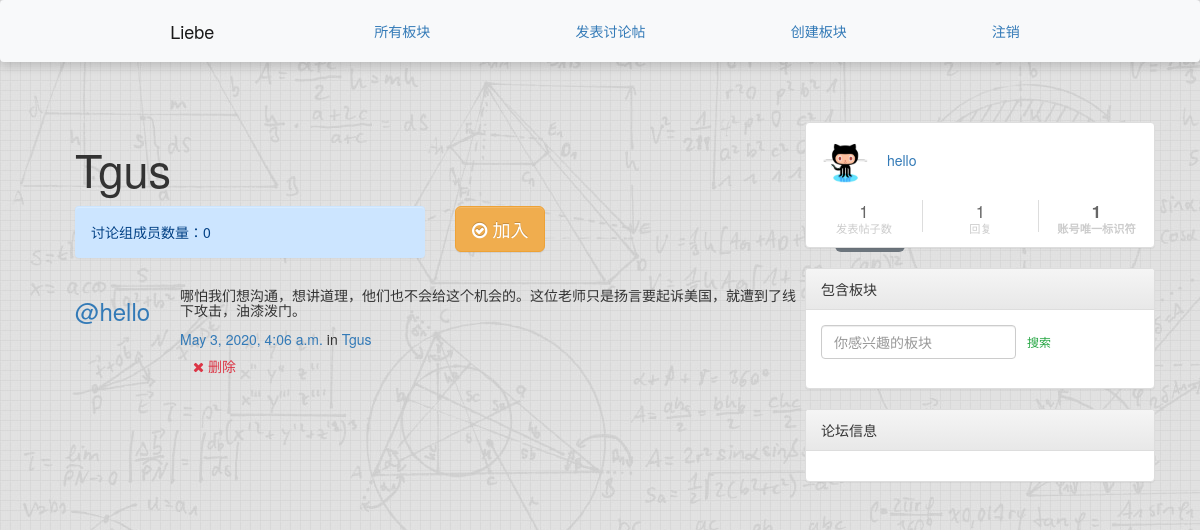
Before: /groups/posts/in/tgus/ (signed in) with the older database file.
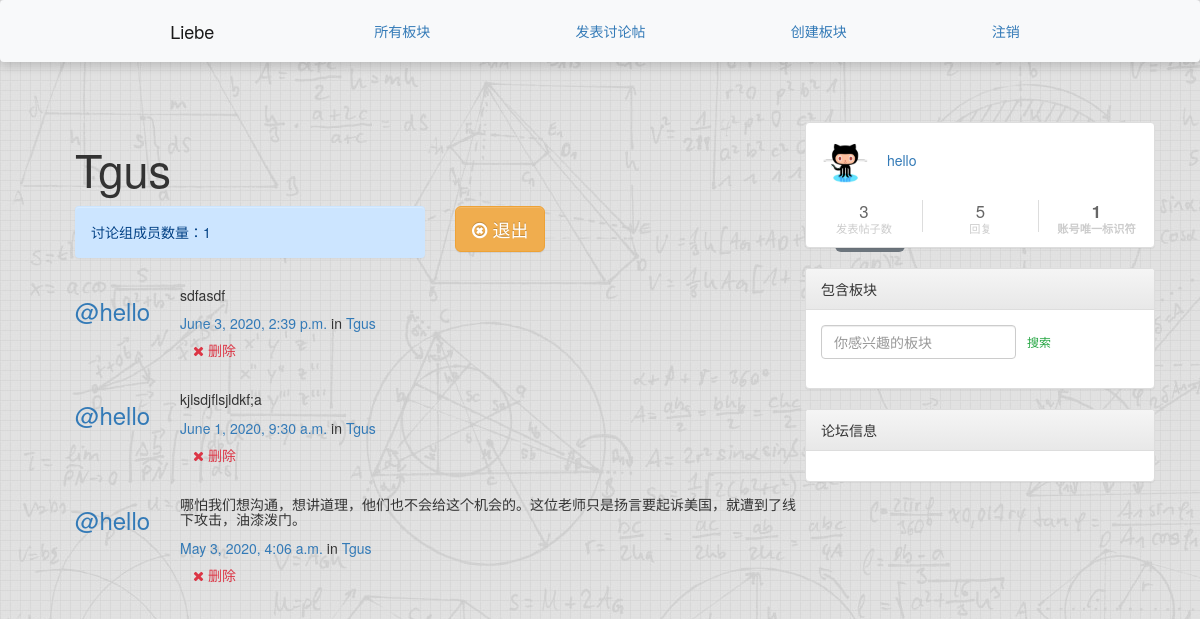
After: the same page with the newer database file.
### groups/models.py (models this page shows, shortened)
class Group(models.Model):
    name = models.CharField(max_length=255, unique=True)
    slug = models.SlugField(allow_unicode=True, unique=True)
    description = models.TextField(blank=True, default='')
    description_html = models.TextField(editable=False, default='', blank=True)
    members = models.ManyToManyField(User,through="GroupMember")
    class Meta:
        ordering = ["name"]

### posts/models.py (models this page shows, shortened)
class Post(models.Model):
    title = models.CharField(max_length=200, blank=True, null=True)
    user = models.ForeignKey(User, related_name="posts",on_delete=models.CASCADE)
    created_at = models.DateTimeField(auto_now=True)
    message = models.TextField()
    message_html = models.TextField(editable=False)
    group = models.ForeignKey(
        Group, related_name="posts",null=True,
        blank=True,on_delete=models.CASCADE
    )
    class Meta:
        ordering = ["-created_at"]
        unique_together = ["user", "message"]

### accounts/models.py (models this page shows, shortened)
class User(AbstractUser):
    signature = models.CharField(max_length=255, blank=True, null=True)
    head_img = models.ImageField(height_field=150, width_field=150, blank=True, null=True)
    friends = models.ManyToManyField("User", blank=True, related_name='followed_by')

### groups/views.py (the view)
# urls.py: path("posts/in/<slug>/",views.SingleGroup.as_view(),name="single"),
class SingleGroup(generic.DetailView):
    model = Group

### groups/templates/groups/group_detail.html (shortened to what this page needs)
  {% extends "groups/group_base.html" %}
{% block pregroup %}
<div class="container">
  <h2 class="display-3">{{group.name}}</h2>
    <div class="row">
      <div class="col-md-4">
        <div class="alert alert-primary">
            讨论组成员数量：{{group.members.count}}
        </div>
      </div>
      <div class="content col-md-4">
        {% if user in group.members.all %}
          <a href="{% url 'groups:leave' slug=group.slug %}" class="btn btn-lg btn-warning">
          <span class="fa fa-times-circle-o">
          </span> 退出
          </a>
        {% else %}
          <a href="{% url 'groups:join' slug=group.slug %}" class="btn btn-lg btn-warning">
          <span class="fa fa-check-circle-o">
          </span> 加入
          </a>
        {% endif %}
      </div>
      <div class="col-md-4">
          <a href="{% url 'posts:create' %}" class="btn btn-lg btn-secondary ">发帖</a>
      </div>
    </div>
</div>
{% endblock %}
  {% block group_content %}
  <div class="col-md-8">
  	{% if group.posts.count == 0 %}
    <div class="alert alert-info">
        这个讨论组目前还没有帖子。
    </div>
  	{% else %}
  		{% for post in group.posts.all %}
  			{% include "posts/_post.html" %}
  		{% endfor %}
  	{% endif %}
  </div>
  {% endblock %}

### templates/base.html (shortened to what this page needs)
<!DOCTYPE>
<html>
{% load static %}
<head>
	<link rel="stylesheet" href="https://stackpath.bootstrapcdn.com/bootstrap/4.1.3/css/bootstrap.min.css"
>
	<link rel="stylesheet" href="https://maxcdn.bootstrapcdn.com/bootstrap/3.3.7/css/bootstrap-theme.min.css"
>
	<link href="https://maxcdn.bootstrapcdn.com/font-awesome/4.7.0/css/font-awesome.min.css" rel="stylesheet">
	<link rel="stylesheet" href="{% static 'simplesocial/css/master.css'%}">
	<link rel="stylesheet" href="{% static  'bootstrap.min.css' %}" />
	<link rel="stylesheet" href="{% static  'css/master.css' %}" />
</head>
<body>
	<nav class="navbar navbar-expand-lg navbar-light bg-light shadow fixed-top">
		<div class="container">
			<a class="navbar-brand" href="{% url 'home' %}">Liebe</a>
			<a class="nav-item nav-link" href="{% url 'groups:all' %}" class="btn btn-simple">所有板块</a>
			{% if user.is_authenticated %}
			<a class="nav-item nav-link" href="{% url 'posts:create' %}" class="btn btn-simple">发表讨论帖</a>
			{% if user.is_superuser %}
			<a class="nav-item nav-link" href="{% url 'groups:create' %}" class="btn btn-simple">创建板块</a>
			{% endif %}
			<a class="nav-item nav-link" href="{% url 'accounts:logout' %}" class="btn btn-simple">注销</a>
			{% else %}
			<a class="nav-item nav-link" href="{% url 'accounts:login' %}" class="btn btn-simple">登录</a>
			<a class="nav-item nav-link" href="{% url 'accounts:signup' %}" class="btn btn-simple">注册</a>
			{% endif %}
		</div>
	</nav>
	<div id="main" class="container">
		<div class="row">
			<div class="col-lg-8">
				<div class="container mycontent">
					{% block content %}
					{% endblock %}
				</div>
			</div>
			<div class="col-lg-4">
				{% if  user.is_authenticated %}
				<div class="panel panel-default">
					<div class="panel-body user-panel">
						<div class="panel-user-info">
							<div class="avatar-name">
								<a href="#">
									<img class="panel-avatar user-avatar" src="{% static  'image/3.jpg' %}" alt="" />
								</a>
								<span class="panel-username"><a href="#">{{ user.username }}</a></span>
							</div>
							<div class="row panel-user-meta">
								<div class="col-xs-4 panel-user-meta-item">
										<div class="text-center">
											<p class="panel-user-meta-item-value">
												{{  user.posts.count }}
											</p>
											<p class="panel-user-meta-item-title">发表帖子数</p>
										</div>
								</div>
								<div class="col-xs-4 panel-user-meta-item">
										<div class="text-center">
											<p class="panel-user-meta-item-value">
												{{ user.comments.count }}
											</p>
											<p class="panel-user-meta-item-title">回复</p>
										</div>
								</div>
								<div class="col-xs-4 panel-user-meta-item">
									<a href="#">
										<div class="text-center">
											<p class="panel-user-meta-item-value"><strong>{{ user.id }}</strong>
											</p>
											<p class="panel-user-meta-item-title"><strong>账号唯一标识符</strong></p>
										</div>
									</a>
								</div>
							</div>
						</div>
					</div>
				</div>
				{% endif %}
				{% block  theme_tag %}
				<div class="panel panel-default">
					<div class="panel-heading">包含板块</div>
					<div class="panel-body">
						<form class="form-inline" action="{% url 'groups:search_result' %}" method="post"
							id="searchForm">
							<input class="form-control-sm form-control" type="search" placeholder="你感兴趣的板块"
								aria-label="Search" name="group_name">
							<button class="btn btn-outline-success  btn-sm" type="submit" value="Submit">搜索</button>
						</form>
					</div>
				</div>
				<div class="panel panel-default">
					<div class="panel-heading">论坛信息</div>
					<div class="panel-body">
					</div>
				</div>
				{% endblock %}
			</div>
		</div>
	</div>
</body>
</html>

### posts/templates/posts/_post.html
<div class="media">
	<h3 class="mr-5"><a href="{% url 'accounts:profile' username=post.user.username %}">@{{ post.user.username }}</a></h3>
	<div class="media-body">
		<h5>{{ post.message_html|safe }}</h5>
			<time class="time"><a href="{% url 'posts:single' username=post.user.username pk=post.pk %}">{{ post.created_at }}</a></time>
			{% if post.group %}
			<span class="group-name">in <a href="#">{{ post.group.name }}</a></span>
			{% endif %}
		<div class="media-footer">
			{% if user.is_authenticated and post.user == user and not hide_delete %}
				<a href="{% url 'posts:delete' pk=post.pk %}" title="delete" class="btn btn-simple">
					<span class="fa fa-remove text-danger" aria-hidden="true"></span>
					<span class="text-danger icon-label">删除</span>
				</a>
			{% endif %}
		</div>
	</div>
</div>

Changed rows visible on the page:
computed for Group "Tgus": members.count "0" → "1"
added Post: user.username "hello", message_html "sdfasdf", created_at "June 3, 2020, 2:39 p.m.", group.name "Tgus", shows "删除"
added Post: user.username "hello", message_html "kjlsdjflsjldkf;a", created_at "June 1, 2020, 9:30 a.m.", group.name "Tgus", shows "删除"
changed User "hello": posts.count "1" → "3"; comments.count "1" → "5"
Other visible differences:
text no longer shown: "加入"
text now shown: "退出"
